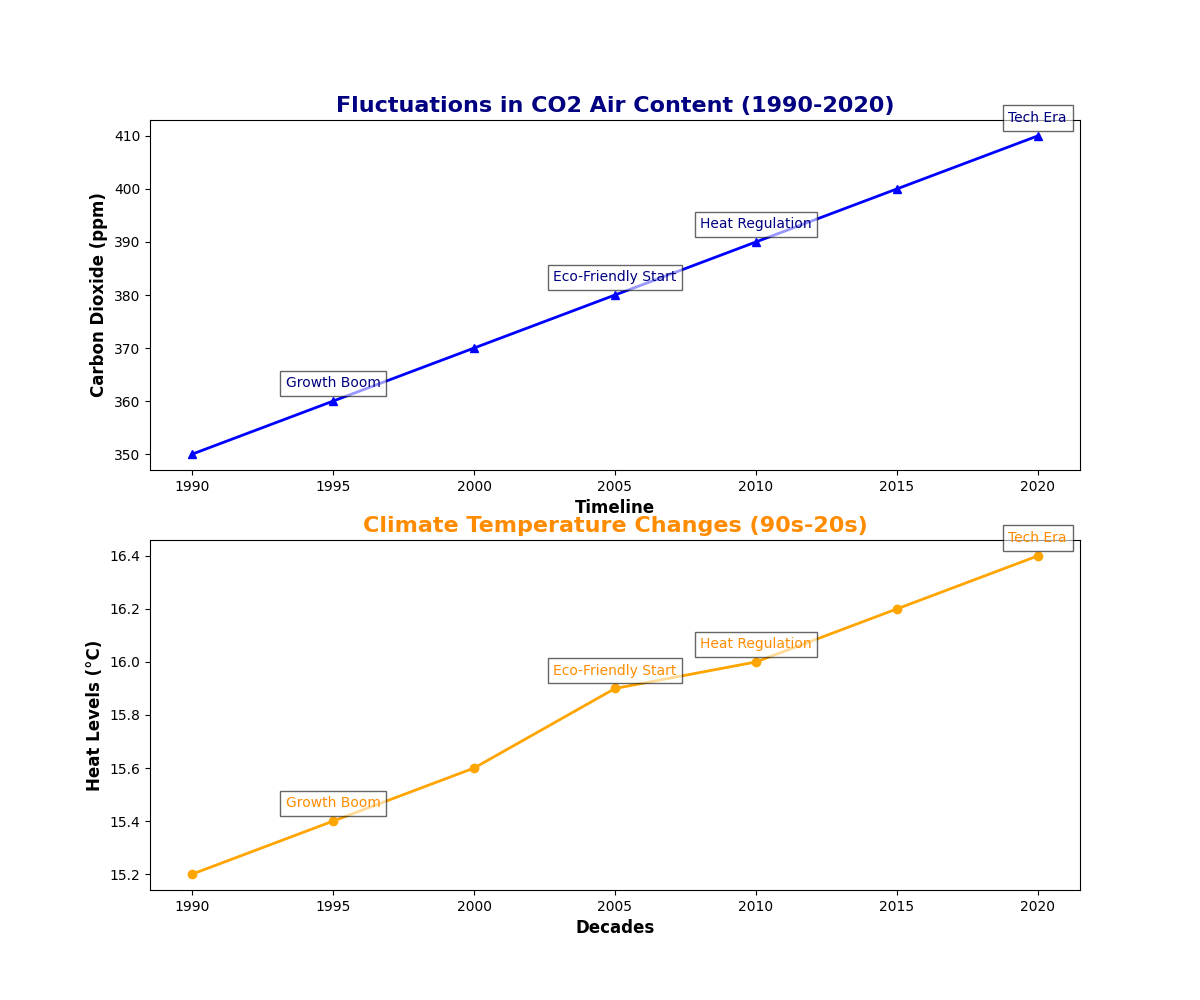

Python code for this plot:
import matplotlib.pyplot as plt
import numpy as np

years = np.array([1990, 1995, 2000, 2005, 2010, 2015, 2020])
avg_temperature = np.array([15.2, 15.4, 15.6, 15.9, 16.0, 16.2, 16.4])
co2_levels = np.array([350, 360, 370, 380, 390, 400, 410])

fig, axs = plt.subplots(2, 1, figsize=(12, 10))

# CO2 Levels Trend
axs[0].plot(years, co2_levels, color='blue', marker='^', linestyle='-', linewidth=2)
axs[0].set_title('Fluctuations in CO2 Air Content (1990-2020)', fontsize=16, fontweight='bold', color='navy')
axs[0].set_xlabel('Timeline', fontsize=12, fontweight='bold')
axs[0].set_ylabel('Carbon Dioxide (ppm)', fontsize=12, fontweight='bold')

# Temperature Trend
axs[1].plot(years, avg_temperature, color='orange', marker='o', linestyle='-', linewidth=2)
axs[1].set_title('Climate Temperature Changes (90s-20s)', fontsize=16, fontweight='bold', color='darkorange')
axs[1].set_xlabel('Decades', fontsize=12, fontweight='bold')
axs[1].set_ylabel('Heat Levels (°C)', fontsize=12, fontweight='bold')

annotations = ['Growth Boom', 'Eco-Friendly Start', 'Heat Regulation', 'Tech Era']
annotation_years = [1995, 2005, 2010, 2020]
annotation_temps = avg_temperature[[1, 3, 4, 6]]
annotation_co2 = co2_levels[[1, 3, 4, 6]]

for i, text in enumerate(annotations):
    axs[0].annotate(text, (annotation_years[i], annotation_co2[i]), textcoords="offset points", xytext=(0,10), ha='center', color='navy', fontsize=10, bbox=dict(facecolor='white', alpha=0.6))
    axs[1].annotate(text, (annotation_years[i], annotation_temps[i]), textcoords="offset points", xytext=(0,10), ha='center', color='darkorange', fontsize=10, bbox=dict(facecolor='white', alpha=0.6))

plt.show()
